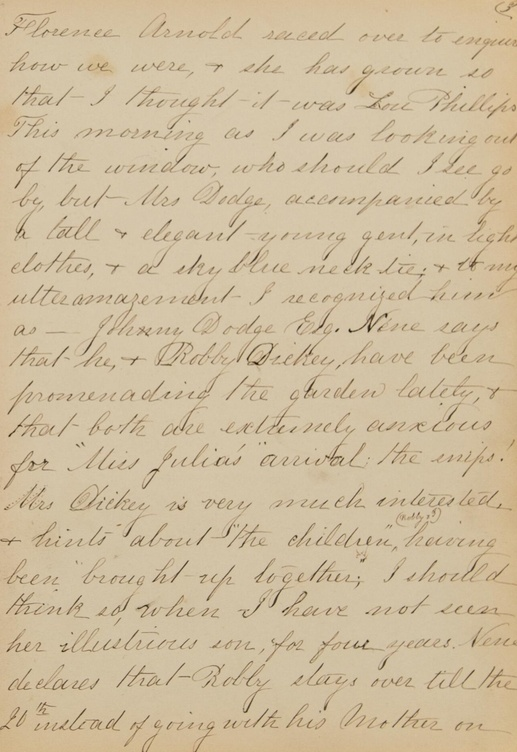
#> input picture examples/input/995745818805867_case_ms_4a_31_004-1.jpg, 517 x 752 px, found by its file name
$ jupyter execute --allow-errors optimized_seam_carving6.ipynb   (shell and % lines are left out)
#> lines starting #> are read from the running program, lines starting #| are printed output that depends on the picture; after the words box and inside, x2 and y2 are one past the last pixel; in counts of white or black regions, pixels touching at a corner belong together
"""
STEP 2 (OPTIMIZED): Seam Carving Text Line Segmentation
========================================================
This is an improved version of the  optimal_seam carving 3 script.

IMPROVEMENTS OVER THE ORIGINAL:
  1. BETTER BINARIZATION: Replaced the otsu threshold with
     adaptive thresholding method, which is useful when lighting conditions vary across the image — instead of one global threshold, it calculates thresholds for small regions.
     This is more robust to yellowed or stained manuscript pages.

  2. VECTORIZED DYNAMIC PROGRAMMING: this is still the same This version uses NumPy vectorization
     to compute the entire DP table column-by-column without any Python loops
     over rows. This gives a 10–50x speedup on typical images.

  3. DESKEWING: Added an optional skew correction step using the Hough transform.
     Slightly tilted pages cause the projection profile to smear, making valley
     detection harder. Correcting the skew first improves line detection.

  4. MORPHOLOGICAL CLOSING: Before computing the projection profile, a horizontal
     morphological closing operation is applied to the binary image. This connects
     broken strokes within the same line, making the profile peaks sharper and
     the valleys deeper — easier to detect.

  5. ADAPTIVE PADDING: Instead of a fixed padding, the line height is estimated
     from the projection profile and the padding is set proportionally.

  6. PROGRESS LOGGING: Saves a CSV summary of all processed images with the
     number of lines detected per image.

References:
  - Das & Panda (2023). "Seam carving, horizontal projection profile and contour
    tracing for line and word segmentation." Results in Engineering.
    https://doi.org/10.1016/j.rineng.2023.101282
  - Avidan & Shamir (2007). "Seam Carving for Content-Aware Image Resizing."
    ACM SIGGRAPH. https://doi.org/10.1145/1275808.1276390
  - Kurar Barakat et al. (2020). "Learning-Free Text Line Segmentation for
    Historical Handwritten Documents." Applied Sciences.
    https://doi.org/10.3390/app10228276
"""

[cell 1]
import os
from turtle import up
import cv2
import numpy as np
import csv
import matplotlib
#matplotlib.use('Agg')
import matplotlib.pyplot as plt
from scipy.ndimage import gaussian_filter1d
from scipy.signal import find_peaks
from tqdm import tqdm

[cell 2]
# ============================================================
# SETTINGS - Change these paths to match your computer
# ============================================================

INPUT_FOLDER = r'C:\Users\pmlma\.vscode\Math_804_transcription_project\word-segmentation-proj\cropped_case_and_ayer_imgs'
OUTPUT_FOLDER = r'C:\Users\pmlma\.vscode\Math_804_transcription_project\word-segmentation-proj\seam_carved_line_images6_case_and_ayer_imgs'

[cell 3]
# --- Preprocessing ---
# Apply morphological closing to connect broken strokes before profiling.
# This makes valleys deeper and easier to detect. Recommended: True.
USE_MORPHOLOGICAL_CLOSING = True

# Width of the horizontal structuring element for closing (in pixels).
# Larger = connects more broken strokes, but may merge nearby lines.
# Typical range: 20–60 pixels. Default: 40.
CLOSING_WIDTH = 38

# Apply skew correction before segmentation.
# Set to True if your images have visibly tilted text lines.
USE_DESKEW = True

# --- Gap Detection ---
# Gaussian smoothing sigma for the projection profile.
SMOOTHING_SIGMA = 3

# Minimum distance (pixels) between consecutive seams ≈ minimum line height.
MIN_LINE_DISTANCE = 20

# Minimum valley prominence for detection.
VALLEY_PROMINENCE = 3

# --- Seam Carving ---
# Search band half-width (pixels). The seam can deviate this far from the valley.
SEAM_SEARCH_BAND = 8

# --- Output ---
MIN_LINE_HEIGHT = 15
LINE_PADDING    = 0
SAVE_VISUALIZATION = True

# ============================================================
# BINARIZATION FUNCTIONS
# ============================================================

[cell 4]
def binarize_for_cc(gray):
    clahe = cv2.createCLAHE(clipLimit=3.3, tileGridSize=(8, 8))
    enhance = clahe.apply(gray)
    blurred = cv2.GaussianBlur(enhance, (3, 3), 0)

    binary = cv2.adaptiveThreshold(
        blurred,
        255,
        cv2.ADAPTIVE_THRESH_GAUSSIAN_C,
        cv2.THRESH_BINARY_INV,
        31,
        12
    )

    kernel = cv2.getStructuringElement(cv2.MORPH_RECT, (3, 1))
    binary = cv2.morphologyEx(binary, cv2.MORPH_CLOSE, kernel)

    return binary

[cell 5]
path1 = r'cropped_case_and_ayer_imgs\995745818805867_case_ms_4a_31_004-1.jpg'

img1 = cv2.imread(path1, cv2.IMREAD_GRAYSCALE)
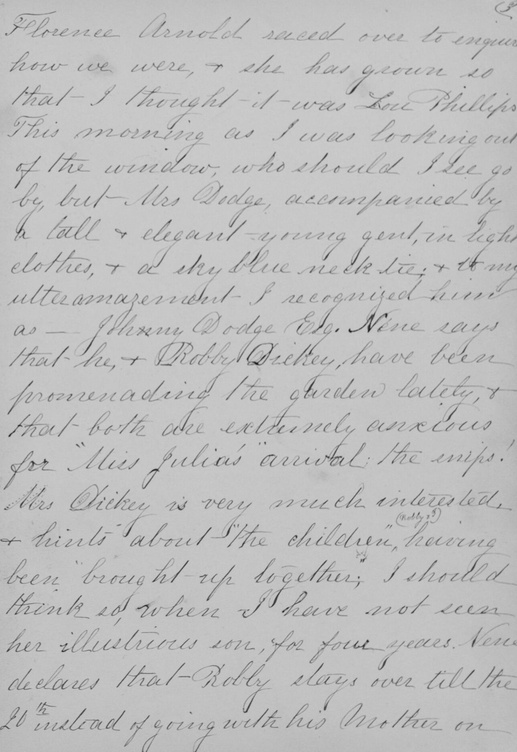
#> img1: shape (752, 517); min 20, max 211, mean 190.6
if img1 is None:
    print("Image not found. Check the file path.")
else:
    plt.imshow(binarize_for_cc(img1), cmap='gray')
#> in binarize_for_cc, `enhance = clahe.apply(gray)`:
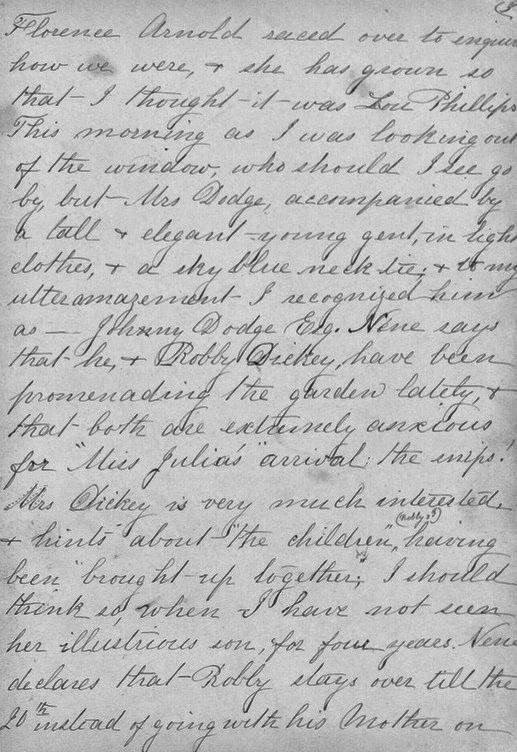
#> enhance: shape (752, 517); min 13, max 227, mean 186.9
#> in binarize_for_cc, `binary = cv2.adaptiveThreshold( blurred, 255, cv2.ADAPTIVE_THRESH_GAUS..`:
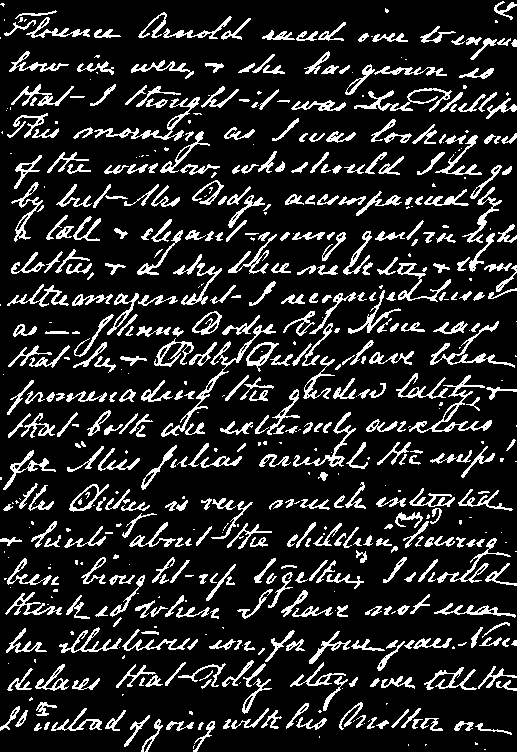
#> binary: shape (752, 517); 14.7% white in thin lines or dots
#> in binarize_for_cc, `binary = cv2.morphologyEx(binary, cv2.MORPH_CLOSE, kernel)`:
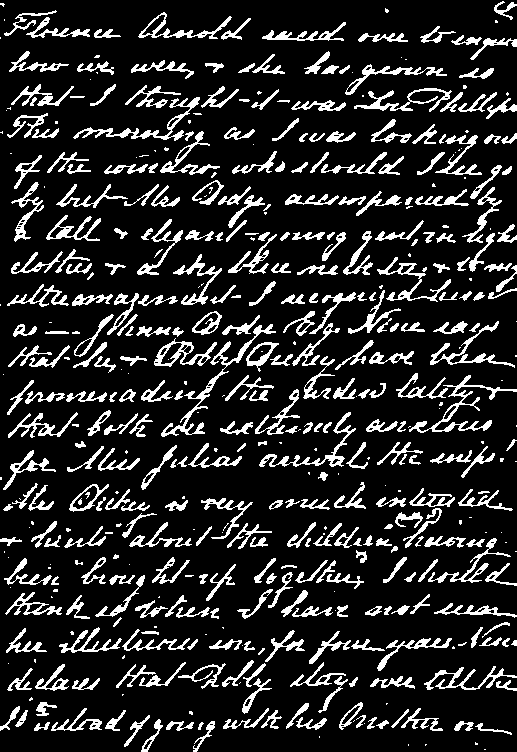
#> binary: shape (752, 517); 15.4% white; 480 white regions (140 under 20 px), largest, box (x1, y1, x2, y2) and area: (161, 324, 276, 437) 1053, (409, 375, 517, 433) 923, (73, 97, 200, 141) 816
    plt.show()

[cell 6]
# ============================================================
# DESKEWING
# ============================================================

def estimate_skew_angle(binary_image, angle_range=(-10, 10)):
    """
    Estimates the skew angle of a document image using the Hough transform.

    The function finds the dominant line orientation in the binary image
    and returns the angle needed to correct it.

    Returns:
        angle (float): rotation angle in degrees to deskew the image
    """
    edges = cv2.Canny((binary_image * 255).astype(np.uint8), 50, 150)
    lines = cv2.HoughLinesP(
        edges,
        rho=1,
        theta=np.pi / 180,
        threshold=100,
        minLineLength=binary_image.shape[1] // 4,
        maxLineGap=20
    )
    if lines is None:
        return 0.0

    angles = []
    for line in lines:
        x1, y1, x2, y2 = line[0]
        if x2 != x1:
            angle = np.degrees(np.arctan2(y2 - y1, x2 - x1))
            if angle_range[0] <= angle <= angle_range[1]:
                angles.append(angle)

    if not angles:
        return 0.0

    return float(np.median(angles))


# [21 lines left out: function deskew_image, not called in this run]

[cell 7]
# ============================================================
# PREPROCESSING
# ============================================================

def preprocess_image(image_path):
    """
    Loads, optionally deskews, and binarizes the image.

    Returns:
        original: color image (H, W, 3) — used for final line extraction
        binary:   binary image (H, W), 1=ink, 0=background
    """
    original = cv2.imread(image_path)
#> original is the input picture: shape (752, 517, 3); mean B, G, R 158.1, 188.9, 206.4
    if original is None:
        raise FileNotFoundError(f"Could not load image: {image_path}")

    gray = cv2.cvtColor(original, cv2.COLOR_BGR2GRAY)

    # Optional deskewing
    if USE_DESKEW:
        temp_binary = binarize_for_cc(gray)
        angle = estimate_skew_angle(temp_binary)
#> in estimate_skew_angle, `lines = cv2.HoughLinesP( edges, rho=1, theta=np.pi / 180, threshold=10..`: lines = None
#> angle = 0
        if abs(angle) > 0.1:
            original = deskew_image(original, angle)
            gray = cv2.cvtColor(original, cv2.COLOR_BGR2GRAY)

    # Binarization

        binary = binarize_for_cc(gray)

    return original, binary

[cell 8]
original, binary = preprocess_image(path1)
fig, axes = plt.subplots(1, 2, figsize=(10, 5))
axes[0].imshow(cv2.cvtColor(original, cv2.COLOR_BGR2RGB))
axes[0].set_title('Original')
axes[1].imshow(binary, cmap='gray')
axes[1].set_title('Binary')
plt.show()
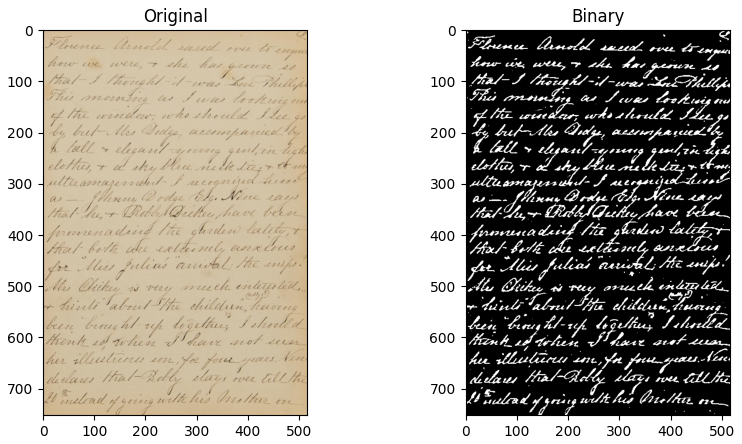
#> figure drawn by matplotlib, 2 panels
#> (the rest of the program and of its run is left out)
